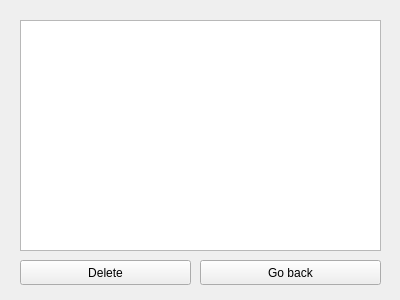
<?xml version="1.0" encoding="UTF-8"?>
<ui version="4.0">
    <class>TopicDefinitions</class>
    <widget class="QWidget" name="TopicDefinitions">
        <property name="geometry">
            <rect>
                <x>0</x>
                <y>0</y>
                <width>400</width>
                <height>300</height>
            </rect>
        </property>
        <property name="windowTitle">
            <string>TopicDefinitions</string>
        </property>
        <widget class="QListWidget" name="listWidget">
            <property name="geometry">
                <rect>
                    <x>20</x>
                    <y>20</y>
                    <width>361</width>
                    <height>231</height>
                </rect>
            </property>
        </widget>
        <widget class="QPushButton" name="goBackButton">
            <property name="geometry">
                <rect>
                    <x>200</x>
                    <y>260</y>
                    <width>181</width>
                    <height>25</height>
                </rect>
            </property>
            <property name="text">
                <string>Go back</string>
            </property>
        </widget>
        <widget class="QPushButton" name="deleteButton">
            <property name="geometry">
                <rect>
                    <x>20</x>
                    <y>260</y>
                    <width>171</width>
                    <height>25</height>
                </rect>
            </property>
            <property name="text">
                <string>Delete</string>
            </property>
        </widget>
    </widget>
    <resources/>
    <connections/>
</ui>
